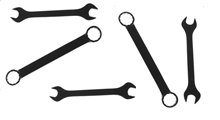
%> input picture Task/Exersice_02/img/llaves.png, 220 x 120 px
$ octave --eval "dibujar;"   (GNU Octave 9; MATLAB toolbox functions it lacks are replaced by stand-ins)
%> lines starting %> are read from the running program, lines starting %| are printed output that depends on the picture; in (x1, y1, x2, y2) boxes, pixels count from 0 and x2, y2 are one past the last pixel; in counts of white or black regions, pixels touching at a corner belong together; the program's own positions count from 1
function dibujar()
%% dibuja el boundingBox y Centroide de cada region etiquetada

clc;
    % captura
    g=imread('llaves.png');
%> g is the input picture: size 120x220x3 uint8; min 13, max 255, mean 225.4

    % preprocesamiento
    if size(g,3)==3     % es RGB?
       g = rgb2gray(g);
%> g: size 120x220 uint8
    end

    % segmentaci髇
    T = graythresh(g); % Calcula el umbral entre [0 1] con m?todo Otsu
%> T = 0.584
    bw = imbinarize(g, T);   % binariza
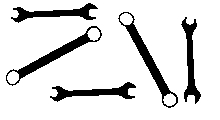
%> bw: size 120x220 logical; 86.5% white; 5 black regions, box (x1, y1, x2, y2) and area: (118, 12, 178, 108) 811, (6, 26, 102, 86) 811, (11, 3, 98, 23) 647, (181, 17, 201, 104) 647, (50, 82, 136, 102) 646

    bw = ~bw;
%> bw: size 120x220 logical; 13.5% white; 5 white regions
    imshow(bw)

    [L, n]=bwlabel(bw);
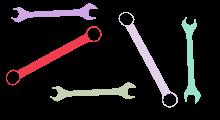
%> L: size 120x220 double; 6 distinct labels, from 0 to 5; one colour per label, 0 black
%> n = 5

    % descripcion
    stats = regionprops (L, {'BoundingBox','Centroid'});
%> stats = 5 regions; box (x1, y1, x2, y2) and Centroid: (6, 26, 102, 86) [54.9 55.9], (11, 3, 98, 23) [56 13.9], (50, 82, 136, 102) [94.9 92.9], (118, 12, 178, 108) [149.1 60.9], (181, 17, 201, 104) [191.1 62]

    % dibuja el BoundingBox y Centroide
     hold on
    for i=1:n
        rect = stats(i).BoundingBox;
        cent = stats(i).Centroid;
        rectangle('Position',rect, 'EdgeColor','g')
        plot(cent(1), cent(2),'+r')
        title(['Existen:  ', num2str(i), ' objects']);
    end
%> this loop made 5 passes
%> (rect, cent) on passes 1 to 5: ([6.5 26.5 96 60], [54.85 55.88]), ([11.5 3.5 87 20], [56 13.86]), ([50.5 82.5 86 20], [94.94 92.87]), ([118.5 12.5 60 96], [149.1 60.85]), ([181.5 17.5 20 87], [191.1 62])
%> `dibujar;`:
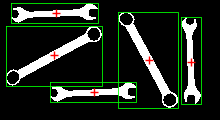
%> figure redrawn from the program's plot data; its title reads 'Existen: 5 objects'
    hold off
end
